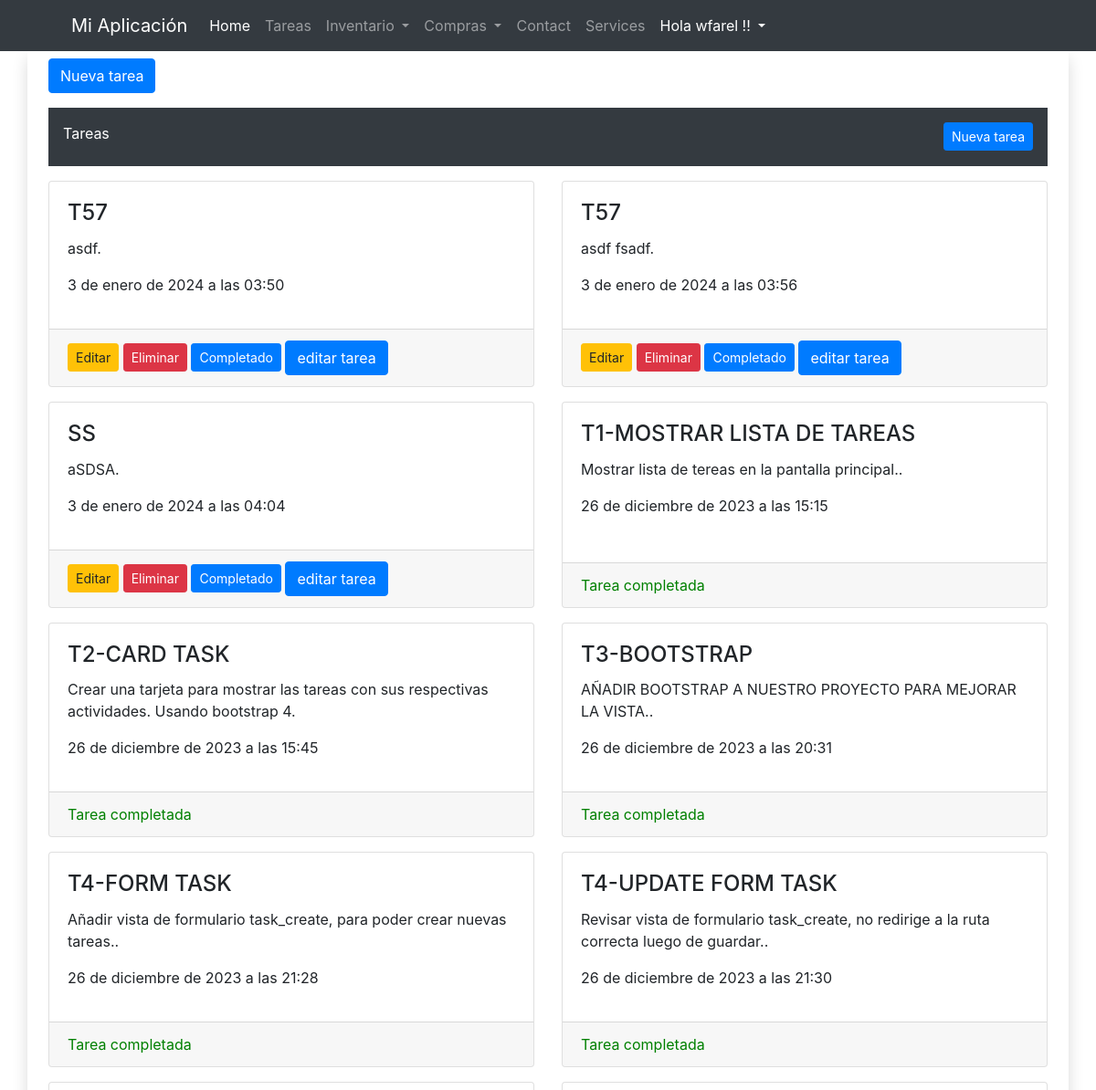
Before: /task/list/ (signed in, upper part) with the older database file.
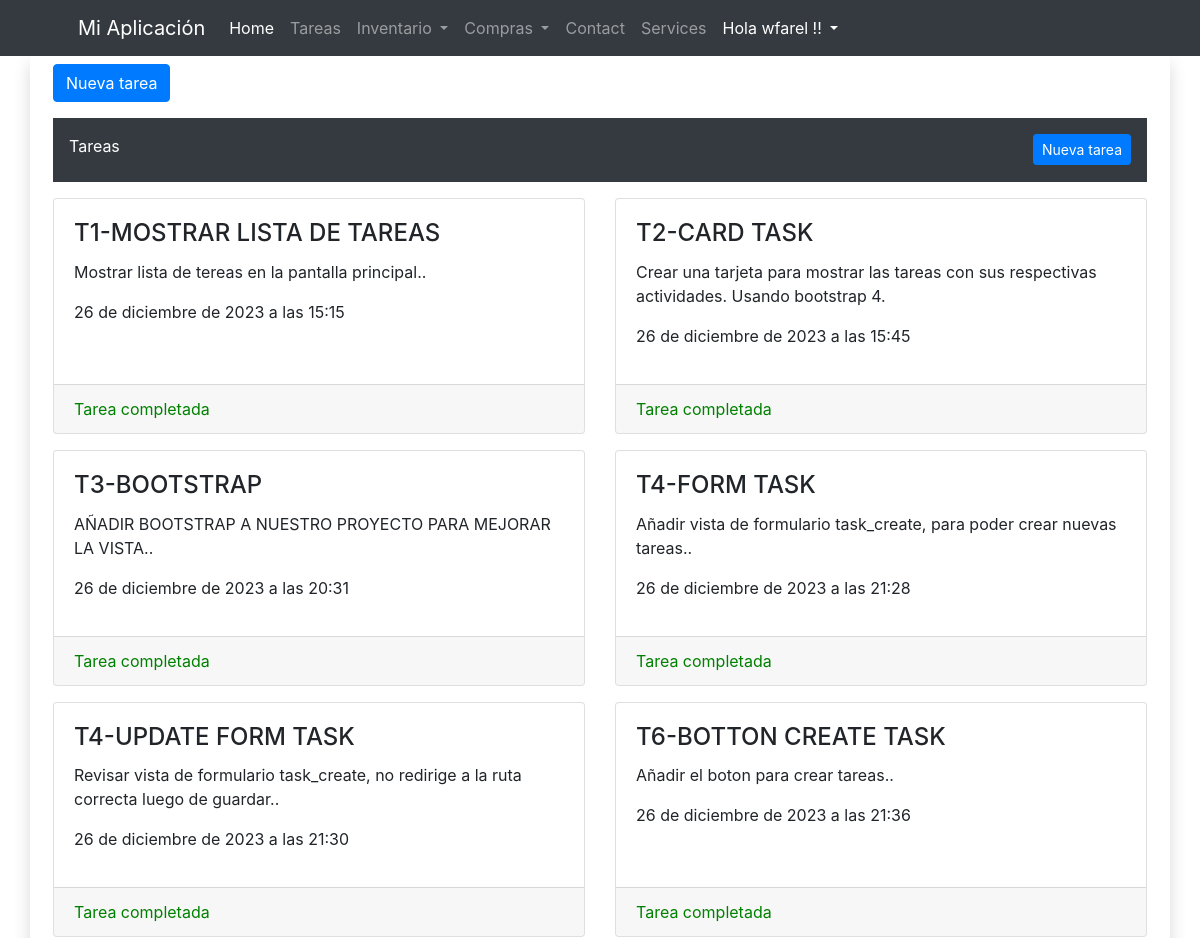
After: the same page with the newer database file.
### task/models.py (models this page shows, shortened)
class Task(models.Model):
    title = models.CharField(max_length=200)
    description = models.TextField()
    created = models.DateTimeField(auto_now_add=True)
    limit_date = models.DateTimeField(auto_now_add=False, null=True, blank=True)
    complete = models.BooleanField(default=False)

### task/views.py (the view)
# urls.py: path('list/', TaskView.as_view(), name='task_list'),
class TaskView(LoginRequiredMixin, ListView):
    model = Task
    template_name = 'task/task_list.html'
    context_object_name = 'tasks'
    success_url = reverse_lazy('task:task_list')
    login_url = 'bases:login'
    ordering = ['complete']

### task/templates/task/task_list.html
{% extends 'bases/base.html' %}
{% block content %}
    <div class="container">
             <button type="button" class="btn btn-primary" data-toggle="modal" data-target="#exampleModal" data-extra="hola"
                onclick="abrirModal('{% url 'task:task_create' %}')">
                Nueva tarea
            </button>
        <div class="container p-3 pb-4 my-3 bg-dark text-white">
            Tareas
            <a class="btn btn-primary btn-sm float-right"  href="{% url 'task:task_create' %}">Nueva tarea</a>
        </div>
        <div class="row">
            {% if tasks %}
                {% for task in tasks %}
                    <div class="col-md-6 mb-3">
                        <div class="card h-100">
                            <div class="card-body">
                                <h4 class="card-title">{{ task.title }}</h4>
                                <p class="card-text">{{ task.description }}.</p>
                                <p>{{ task.created }}</p>
                            </div>
                            <div class="card-footer">
                                {% if task.complete %}
                                    <div style="color: green;">Tarea completada</div>
                                {% else %}
                                    <a class="btn btn-warning btn-sm" href="{% url 'task:task_edit' task.id %}">Editar</a>
                                    <a class="btn btn-danger btn-sm" href="{% url 'task:task_delete' task.id %}">Eliminar</a>
                                    <a class="btn btn-primary btn-sm" href="{% url 'task:task_complete' task.id %}">Completado</a>
                                    <button type="button" class="btn btn-primary" data-toggle="modal" data-target="#exampleModal"
                                    onclick="abrirModal('{% url 'task:task_edit' task.id %}')">
                                    editar tarea
                                </button>
                                {% endif %}
                            </div>
                        </div>
                    </div>
                {% endfor %}
            {% else %}
                <p>No hay tareas</p>
            {% endif %}
        </div>
    </div>
{% endblock %}

Changed rows visible on the page:
removed Task: title "T57", description "asdf", created "3 de enero de 2024 a las 03:50", complete "Editar"
removed Task: title "T57", description "asdf fsadf", created "3 de enero de 2024 a las 03:56", complete "Editar"
removed Task: title "SS", description "aSDSA", created "3 de enero de 2024 a las 04:04", complete "Editar"
now on this page (row unchanged): Task: title "T6-BOTTON CREATE TASK", description "Añadir el boton para crear tareas.", created "26 de diciembre de 2023 a las 21:36", complete "Tarea completada"
